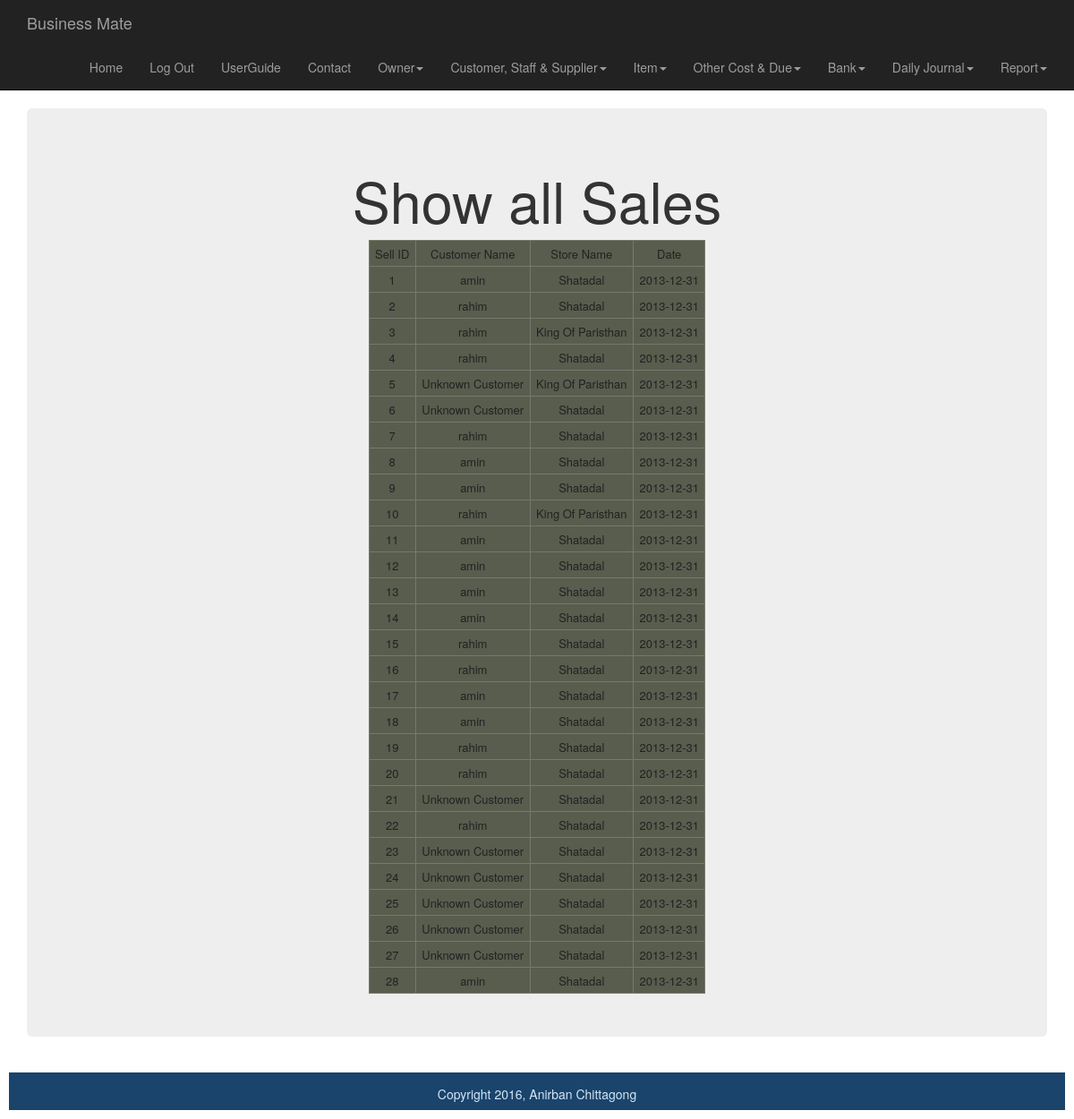
Screenshot of /smart_shop/item_section/searchSales.php (signed in) with the database file from the repository.
### tables this page shows
CREATE TABLE IF NOT EXISTS `sell` (
  `id` int(11) NOT NULL AUTO_INCREMENT,
  `customer_id` int(11) NOT NULL,
  `date` date NOT NULL,
  `store_id` int(11) NOT NULL,
  `userId` int(11) NOT NULL,
  PRIMARY KEY (`id`)
);

CREATE TABLE IF NOT EXISTS `customer` (
  `id` int(11) NOT NULL AUTO_INCREMENT,
  `name` varchar(100) NOT NULL,
  `mobile` varchar(100) NOT NULL,
  `email` varchar(100) NOT NULL,
  `address` varchar(100) NOT NULL,
  `userId` int(11) NOT NULL,
  PRIMARY KEY (`id`),
  KEY `userId` (`userId`)
);

CREATE TABLE IF NOT EXISTS `store` (
  `id` int(11) NOT NULL AUTO_INCREMENT,
  `name` varchar(200) NOT NULL,
  `address` varchar(200) NOT NULL,
  `contact_number` varchar(100) NOT NULL,
  `userId` int(11) NOT NULL,
  PRIMARY KEY (`id`)
);

### smart_shop/dbGeneralFunctions.php (called while the page is built, shortened)
<?php
	function get_store_by_id($id) {
		$connection =mysql_connect(DB_SERVER,DB_USER,DB_PASS);
		 $db_select=mysql_select_db(DB_NAME,$connection);
		 $user_id=$_SESSION['userId'];
		$query = "SELECT *
				FROM store WHERE userId = {$user_id} AND id = {$id}";
		$supplier_set = mysql_query($query, $connection);
		return $supplier_set;
	}
	function get_customer_by_id($id) {
		$connection =mysql_connect(DB_SERVER,DB_USER,DB_PASS);
		 $db_select=mysql_select_db(DB_NAME,$connection);
		  $user_id=$_SESSION['userId'];
		$query = "SELECT *
				FROM customer WHERE userId = {$user_id} AND id = {$id}";
		$customer_set = mysql_query($query, $connection);
		return $customer_set;
	}
?>

### smart_shop/item_section/searchSales.php (the view, shortened to what this page needs)
<?php require_once("..\dbGeneralFunctions.php");?>
<?php
$connection =mysql_connect(DB_SERVER,DB_USER,DB_PASS);
?>
<?php include("../includes/header.php"); ?>
<div class="container">
		<div class="jumbotron">
		<h1>Show all Sales</h1>
		<table>
				<?php
				 $user_id=$_SESSION['userId'];
				$result =mysql_query("SELECT * FROM sell WHERE userId = {$user_id} ",$connection);
				  if( mysql_num_rows($result)>0)
				{
				echo "<tr><td>"."Sell ID"."</td><td>"."Customer Name"."</td><td>"."Store Name"."</td><td>"."Date"."</td></tr>";
				while($row=mysql_fetch_array($result)){
					$customer_set=get_customer_by_id($row["customer_id"]);
					$customer= mysql_fetch_array($customer_set);
					$store_set=get_store_by_id($row["store_id"]);
					$store=mysql_fetch_array($store_set);
					echo "<tr><td>".$row['id']."</td><td>".$customer['name']."</td><td>".$store['name']."</td><td>".$row["date"]."</td></tr>";
				}
				}
				else {
					echo "Sorry, no data yet.";
				 }
				?>
		</table>
	 </div>
	</div>
	<div id="footer">Copyright 2016, Anirban Chittagong</div>
	</body>
</html>

### smart_shop/css/styles.css (style rules this page uses)
table, tr, td { border: 1px solid #787A6B; margin:0 auto; font-size: 13px; line-height: 15px; padding: 0.5em; background:#585D4E; color:#222; text-align:center; }
.jumbotron { text-align:center; }
#footer { height: 3em; margin: 10px; padding: 1em; text-align: center; background: #1A446C; color: #D4E6F4; clear:both; }

### rows the page displays
sell: id "1", customer.name "amin", store.name "Shatadal", date "2013-12-31"
sell: id "2", customer.name "rahim", store.name "Shatadal", date "2013-12-31"
sell: id "3", customer.name "rahim", store.name "King Of Paristhan", date "2013-12-31"
sell: id "4", customer.name "rahim", store.name "Shatadal", date "2013-12-31"
sell: id "5", customer.name "Unknown Customer", store.name "King Of Paristhan", date "2013-12-31"
sell: id "6", customer.name "Unknown Customer", store.name "Shatadal", date "2013-12-31"
sell: id "7", customer.name "rahim", store.name "Shatadal", date "2013-12-31"
sell: id "8", customer.name "amin", store.name "Shatadal", date "2013-12-31"
sell: id "9", customer.name "amin", store.name "Shatadal", date "2013-12-31"
sell: id "10", customer.name "rahim", store.name "King Of Paristhan", date "2013-12-31"
sell: id "11", customer.name "amin", store.name "Shatadal", date "2013-12-31"
sell: id "12", customer.name "amin", store.name "Shatadal", date "2013-12-31"
sell: id "13", customer.name "amin", store.name "Shatadal", date "2013-12-31"
sell: id "14", customer.name "amin", store.name "Shatadal", date "2013-12-31"
sell: id "15", customer.name "rahim", store.name "Shatadal", date "2013-12-31"
sell: id "16", customer.name "rahim", store.name "Shatadal", date "2013-12-31"
sell: id "17", customer.name "amin", store.name "Shatadal", date "2013-12-31"
sell: id "18", customer.name "amin", store.name "Shatadal", date "2013-12-31"
sell: id "19", customer.name "rahim", store.name "Shatadal", date "2013-12-31"
sell: id "20", customer.name "rahim", store.name "Shatadal", date "2013-12-31"
sell: id "21", customer.name "Unknown Customer", store.name "Shatadal", date "2013-12-31"
sell: id "22", customer.name "rahim", store.name "Shatadal", date "2013-12-31"
sell: id "23", customer.name "Unknown Customer", store.name "Shatadal", date "2013-12-31"
sell: id "24", customer.name "Unknown Customer", store.name "Shatadal", date "2013-12-31"
sell: id "25", customer.name "Unknown Customer", store.name "Shatadal", date "2013-12-31"
sell: id "26", customer.name "Unknown Customer", store.name "Shatadal", date "2013-12-31"
sell: id "27", customer.name "Unknown Customer", store.name "Shatadal", date "2013-12-31"
sell: id "28", customer.name "amin", store.name "Shatadal", date "2013-12-31"
